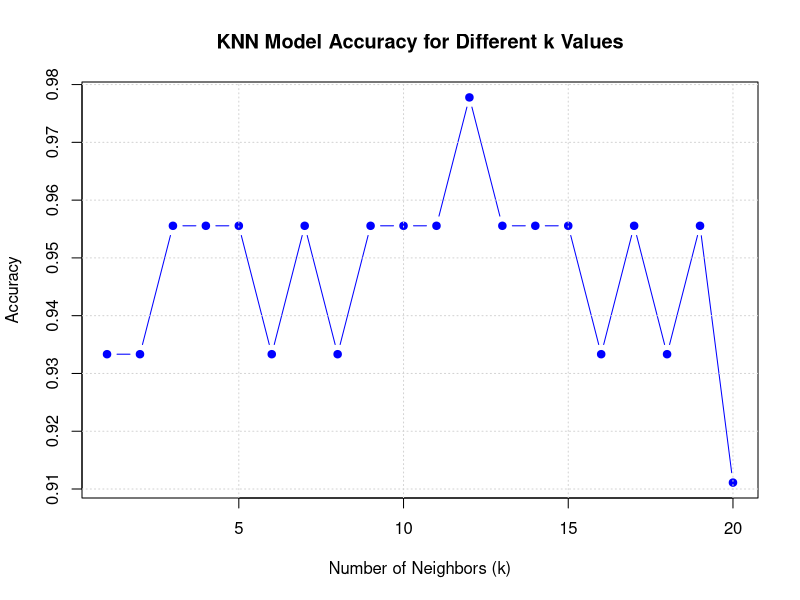

Here is the R script that generated this plot:
# Code for KNN With class Package


# Step 1. Install and load class package

## Install
install.packages("class")

## Load
library(class)


# Step 2. Load and preview the dataset

## Load
data(iris)

## Preview
head(iris)


# Step 3. Prepare the data

## 3.1 Normalise the data

### Define a function for normalisation
normalise <- function(x) {
  return((x - min(x)) / (max(x) - min(x)))
}

### Apply the function to the dataset
iris_normalised <- as.data.frame(lapply(iris[, 1:4], normalise))

### Add species column back into the data frame
iris_normalised$Species <- iris$Species

### Check the results
summary(iris_normalised)


## 3.2 Split the data

### Set seed for reproducibility
set.seed(2025)

### Create a training index
train_index <- sample(1:nrow(iris_normalised),
                      0.7 * nrow(iris_normalised))

### Split the data
train_set <- iris_normalised[train_index, ]
test_set <- iris_normalised[-train_index, ]


## 3.3 Separate features from label

### Training set
train_X <- train_set[, 1:4]
train_Y <- train_set$Species

### Test set
test_X <- test_set[, 1:4]
test_Y <- test_set$Species


# Step 4. Create a KNN model
predictions <- knn(train = train_X,
                   test = test_X,
                   cl = train_Y,
                   k = 5)


# Step 5. Evaluate the model

## Create a confusion matrix
cm <- table(Predicted = predictions,
            Actual = test_Y)

print(cm)

## Calculate accuracy
acc <- sum(diag(cm)) / sum(cm)

cat("Accuracy:", round(acc, 2))


# Bonus: fine-tuning

## Create a set of k values
k_values <- 1:20

## Createa a vector for accuracy results
accuracy_results <- numeric(length(k_values))

## For-loop through the k values
for (i in seq_along(k_values)) {
  
  ### Set the k value
  k <- k_values[i]
  
  ### Create a KNN model
  predictions <- knn(train = train_X,
                     test = test_X,
                     cl = train_Y,
                     k = k)
  
  ### Create a confusion matrix
  cm <- table(Predicted = predictions,
              Actual = test_Y)
  
  ### Calculate accuracy
  accuracy_results[i] <- sum(diag(cm)) / sum(cm)
}

## Find the best k and the corresponding accuracy
best_k <- k_values[which.max(accuracy_results)]
best_accuracy <- max(accuracy_results)

cat(paste("Best k:", best_k),
    paste("Accuracy:", round(best_accuracy, 2)),
    sep = "\n")

## Plot the results
plot(k_values,
     accuracy_results,
     type = "b",
     pch = 19,
     col = "blue",
     xlab = "Number of Neighbors (k)",
     ylab = "Accuracy",
     main = "KNN Model Accuracy for Different k Values")
grid()
